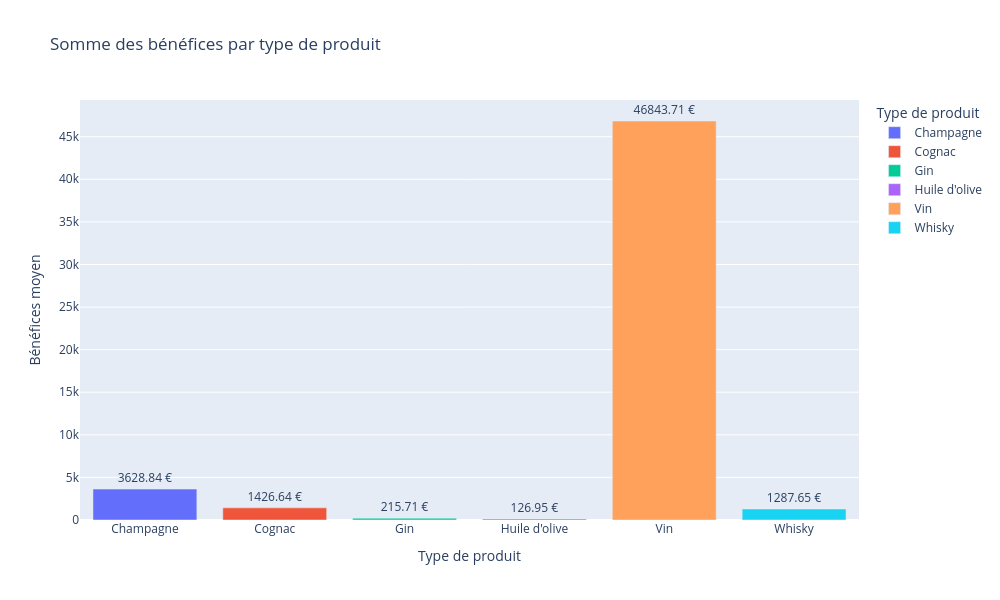

Notebook code cell kept with this figure:
### Code cell
# affichage en diagramme à barres 

fig = px.bar(df_somme_benef_par_type, 
             x='product_type', 
             y='benef_net', 
             color='product_type',
             hover_data=["product_type"],
             text='benef_net',
             width=1000,
             height=500,
             title="Somme des bénéfices par type de produit",
             labels={'benef_net': 'Bénéfices moyen', 'product_type': 'Type de produit'})

fig.update_traces(texttemplate='%{text:.2f} €', textposition='outside')

fig.update_layout(yaxis={'categoryorder':'total ascending'}, 
                 height=600)

fig.show()

### Figure 1 — Plotly figure (JSON) as saved in the notebook; plotly's stock layout.template omitted (floating-point values rounded to 4 significant figures)
{"data": [{"hovertemplate": "Type de produit=%{x}<br>Bénéfices moyen=%{text}<extra></extra>", "legendgroup": "Champagne", "marker": {"color": "#636efa", "pattern": {"shape": ""}}, "name": "Champagne", "orientation": "v", "showlegend": true, "text": [3629.0], "textposition": "outside", "texttemplate": "%{text:.2f} €", "type": "bar", "x": ["Champagne"], "xaxis": "x", "y": [3629.0], "yaxis": "y"}, {"hovertemplate": "Type de produit=%{x}<br>Bénéfices moyen=%{text}<extra></extra>", "legendgroup": "Cognac", "marker": {"color": "#EF553B", "pattern": {"shape": ""}}, "name": "Cognac", "orientation": "v", "showlegend": true, "text": [1427.0], "textposition": "outside", "texttemplate": "%{text:.2f} €", "type": "bar", "x": ["Cognac"], "xaxis": "x", "y": [1427.0], "yaxis": "y"}, {"hovertemplate": "Type de produit=%{x}<br>Bénéfices moyen=%{text}<extra></extra>", "legendgroup": "Gin", "marker": {"color": "#00cc96", "pattern": {"shape": ""}}, "name": "Gin", "orientation": "v", "showlegend": true, "text": [215.7], "textposition": "outside", "texttemplate": "%{text:.2f} €", "type": "bar", "x": ["Gin"], "xaxis": "x", "y": [215.7], "yaxis": "y"}, {"hovertemplate": "Type de produit=%{x}<br>Bénéfices moyen=%{text}<extra></extra>", "legendgroup": "Huile d'olive", "marker": {"color": "#ab63fa", "pattern": {"shape": ""}}, "name": "Huile d'olive", "orientation": "v", "showlegend": true, "text": [126.9], "textposition": "outside", "texttemplate": "%{text:.2f} €", "type": "bar", "x": ["Huile d'olive"], "xaxis": "x", "y": [126.9], "yaxis": "y"}, {"hovertemplate": "Type de produit=%{x}<br>Bénéfices moyen=%{text}<extra></extra>", "legendgroup": "Vin", "marker": {"color": "#FFA15A", "pattern": {"shape": ""}}, "name": "Vin", "orientation": "v", "showlegend": true, "text": [46840.0], "textposition": "outside", "texttemplate": "%{text:.2f} €", "type": "bar", "x": ["Vin"], "xaxis": "x", "y": [46840.0], "yaxis": "y"}, {"hovertemplate": "Type de produit=%{x}<br>Bénéfices moyen=%{text}<extra></extra>", "legendgroup": "Whisky", "marker": {"color": "#19d3f3", "pattern": {"shape": ""}}, "name": "Whisky", "orientation": "v", "showlegend": true, "text": [1288.0], "textposition": "outside", "texttemplate": "%{text:.2f} €", "type": "bar", "x": ["Whisky"], "xaxis": "x", "y": [1288.0], "yaxis": "y"}], "layout": {"barmode": "relative", "height": 600, "legend": {"title": {"text": "Type de produit"}, "tracegroupgap": 0}, "title": {"text": "Somme des bénéfices par type de produit"}, "width": 1000, "xaxis": {"anchor": "y", "categoryarray": ["Champagne", "Cognac", "Gin", "Huile d'olive", "Vin", "Whisky"], "categoryorder": "array", "domain": [0, 1], "title": {"text": "Type de produit"}}, "yaxis": {"anchor": "x", "categoryorder": "total ascending", "domain": [0, 1], "title": {"text": "Bénéfices moyen"}}}}
